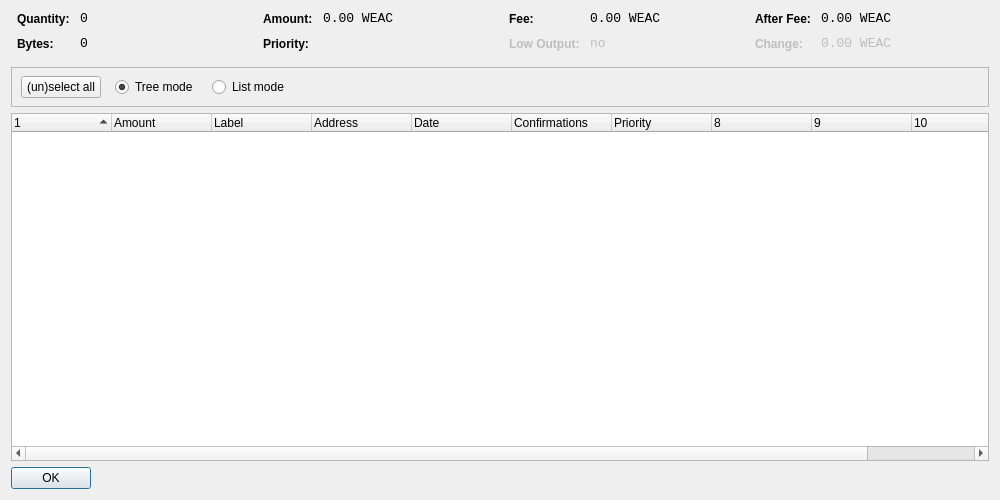
<?xml version="1.0" encoding="UTF-8"?>
<ui version="4.0">
 <class>CoinControlDialog</class>
 <widget class="QDialog" name="CoinControlDialog">
  <property name="geometry">
   <rect>
    <x>0</x>
    <y>0</y>
    <width>1000</width>
    <height>500</height>
   </rect>
  </property>
  <property name="windowTitle">
   <string>Coin Control</string>
  </property>
  <layout class="QVBoxLayout" name="verticalLayout">
   <item>
    <layout class="QHBoxLayout" name="horizontalLayoutTop" stretch="0,0,0,0">
     <property name="topMargin">
      <number>0</number>
     </property>
     <property name="bottomMargin">
      <number>10</number>
     </property>
     <item>
      <layout class="QFormLayout" name="formLayoutCoinControl1">
       <property name="horizontalSpacing">
        <number>10</number>
       </property>
       <property name="verticalSpacing">
        <number>10</number>
       </property>
       <property name="leftMargin">
        <number>6</number>
       </property>
       <property name="rightMargin">
        <number>6</number>
       </property>
       <item row="0" column="0">
        <widget class="QLabel" name="labelCoinControlQuantityText">
         <property name="styleSheet">
          <string notr="true">font-weight:bold;</string>
         </property>
         <property name="text">
          <string>Quantity:</string>
         </property>
        </widget>
       </item>
       <item row="0" column="1">
        <widget class="QLabel" name="labelCoinControlQuantity">
         <property name="font">
          <font>
           <family>Monospace</family>
           <pointsize>10</pointsize>
          </font>
         </property>
         <property name="cursor">
          <cursorShape>IBeamCursor</cursorShape>
         </property>
         <property name="contextMenuPolicy">
          <enum>Qt::ActionsContextMenu</enum>
         </property>
         <property name="text">
          <string notr="true">0</string>
         </property>
         <property name="textInteractionFlags">
          <set>Qt::LinksAccessibleByMouse|Qt::TextSelectableByKeyboard|Qt::TextSelectableByMouse</set>
         </property>
        </widget>
       </item>
       <item row="1" column="0">
        <widget class="QLabel" name="labelCoinControlBytesText">
         <property name="styleSheet">
          <string notr="true">font-weight:bold;</string>
         </property>
         <property name="text">
          <string>Bytes:</string>
         </property>
        </widget>
       </item>
       <item row="1" column="1">
        <widget class="QLabel" name="labelCoinControlBytes">
         <property name="font">
          <font>
           <family>Monospace</family>
           <pointsize>10</pointsize>
          </font>
         </property>
         <property name="cursor">
          <cursorShape>IBeamCursor</cursorShape>
         </property>
         <property name="contextMenuPolicy">
          <enum>Qt::ActionsContextMenu</enum>
         </property>
         <property name="text">
          <string notr="true">0</string>
         </property>
         <property name="textInteractionFlags">
          <set>Qt::LinksAccessibleByMouse|Qt::TextSelectableByKeyboard|Qt::TextSelectableByMouse</set>
         </property>
        </widget>
       </item>
      </layout>
     </item>
     <item>
      <layout class="QFormLayout" name="formLayoutCoinControl2">
       <property name="horizontalSpacing">
        <number>10</number>
       </property>
       <property name="verticalSpacing">
        <number>10</number>
       </property>
       <property name="leftMargin">
        <number>6</number>
       </property>
       <property name="rightMargin">
        <number>6</number>
       </property>
       <item row="0" column="0">
        <widget class="QLabel" name="labelCoinControlAmountText">
         <property name="styleSheet">
          <string notr="true">font-weight:bold;</string>
         </property>
         <property name="text">
          <string>Amount:</string>
         </property>
        </widget>
       </item>
       <item row="0" column="1">
        <widget class="QLabel" name="labelCoinControlAmount">
         <property name="font">
          <font>
           <family>Monospace</family>
           <pointsize>10</pointsize>
          </font>
         </property>
         <property name="cursor">
          <cursorShape>IBeamCursor</cursorShape>
         </property>
         <property name="contextMenuPolicy">
          <enum>Qt::ActionsContextMenu</enum>
         </property>
         <property name="text">
          <string notr="true">0.00 WEAC</string>
         </property>
         <property name="textInteractionFlags">
          <set>Qt::LinksAccessibleByMouse|Qt::TextSelectableByKeyboard|Qt::TextSelectableByMouse</set>
         </property>
        </widget>
       </item>
       <item row="1" column="0">
        <widget class="QLabel" name="labelCoinControlPriorityText">
         <property name="styleSheet">
          <string notr="true">font-weight:bold;</string>
         </property>
         <property name="text">
          <string>Priority:</string>
         </property>
        </widget>
       </item>
       <item row="1" column="1">
        <widget class="QLabel" name="labelCoinControlPriority">
         <property name="font">
          <font>
           <family>Monospace</family>
           <pointsize>10</pointsize>
          </font>
         </property>
         <property name="cursor">
          <cursorShape>IBeamCursor</cursorShape>
         </property>
         <property name="contextMenuPolicy">
          <enum>Qt::ActionsContextMenu</enum>
         </property>
         <property name="text">
          <string/>
         </property>
         <property name="textInteractionFlags">
          <set>Qt::LinksAccessibleByMouse|Qt::TextSelectableByKeyboard|Qt::TextSelectableByMouse</set>
         </property>
        </widget>
       </item>
      </layout>
     </item>
     <item>
      <layout class="QFormLayout" name="formLayoutCoinControl3">
       <property name="horizontalSpacing">
        <number>10</number>
       </property>
       <property name="verticalSpacing">
        <number>10</number>
       </property>
       <property name="leftMargin">
        <number>6</number>
       </property>
       <property name="rightMargin">
        <number>6</number>
       </property>
       <item row="0" column="0">
        <widget class="QLabel" name="labelCoinControlFeeText">
         <property name="styleSheet">
          <string notr="true">font-weight:bold;</string>
         </property>
         <property name="text">
          <string>Fee:</string>
         </property>
        </widget>
       </item>
       <item row="0" column="1">
        <widget class="QLabel" name="labelCoinControlFee">
         <property name="font">
          <font>
           <family>Monospace</family>
           <pointsize>10</pointsize>
          </font>
         </property>
         <property name="cursor">
          <cursorShape>IBeamCursor</cursorShape>
         </property>
         <property name="contextMenuPolicy">
          <enum>Qt::ActionsContextMenu</enum>
         </property>
         <property name="text">
          <string notr="true">0.00 WEAC</string>
         </property>
         <property name="textInteractionFlags">
          <set>Qt::LinksAccessibleByMouse|Qt::TextSelectableByKeyboard|Qt::TextSelectableByMouse</set>
         </property>
        </widget>
       </item>
       <item row="1" column="0">
        <widget class="QLabel" name="labelCoinControlLowOutputText">
         <property name="enabled">
          <bool>false</bool>
         </property>
         <property name="styleSheet">
          <string notr="true">font-weight:bold;</string>
         </property>
         <property name="text">
          <string>Low Output:</string>
         </property>
        </widget>
       </item>
       <item row="1" column="1">
        <widget class="QLabel" name="labelCoinControlLowOutput">
         <property name="enabled">
          <bool>false</bool>
         </property>
         <property name="font">
          <font>
           <family>Monospace</family>
           <pointsize>10</pointsize>
          </font>
         </property>
         <property name="cursor">
          <cursorShape>IBeamCursor</cursorShape>
         </property>
         <property name="contextMenuPolicy">
          <enum>Qt::ActionsContextMenu</enum>
         </property>
         <property name="text">
          <string notr="true">no</string>
         </property>
         <property name="textInteractionFlags">
          <set>Qt::LinksAccessibleByMouse|Qt::TextSelectableByKeyboard|Qt::TextSelectableByMouse</set>
         </property>
        </widget>
       </item>
      </layout>
     </item>
     <item>
      <layout class="QFormLayout" name="formLayoutCoinControl4">
       <property name="horizontalSpacing">
        <number>10</number>
       </property>
       <property name="verticalSpacing">
        <number>10</number>
       </property>
       <property name="leftMargin">
        <number>6</number>
       </property>
       <property name="rightMargin">
        <number>6</number>
       </property>
       <item row="0" column="0">
        <widget class="QLabel" name="labelCoinControlAfterFeeText">
         <property name="styleSheet">
          <string notr="true">font-weight:bold;</string>
         </property>
         <property name="text">
          <string>After Fee:</string>
         </property>
        </widget>
       </item>
       <item row="0" column="1">
        <widget class="QLabel" name="labelCoinControlAfterFee">
         <property name="font">
          <font>
           <family>Monospace</family>
           <pointsize>10</pointsize>
          </font>
         </property>
         <property name="cursor">
          <cursorShape>IBeamCursor</cursorShape>
         </property>
         <property name="contextMenuPolicy">
          <enum>Qt::ActionsContextMenu</enum>
         </property>
         <property name="text">
          <string notr="true">0.00 WEAC</string>
         </property>
         <property name="textInteractionFlags">
          <set>Qt::LinksAccessibleByMouse|Qt::TextSelectableByKeyboard|Qt::TextSelectableByMouse</set>
         </property>
        </widget>
       </item>
       <item row="1" column="0">
        <widget class="QLabel" name="labelCoinControlChangeText">
         <property name="enabled">
          <bool>false</bool>
         </property>
         <property name="styleSheet">
          <string notr="true">font-weight:bold;</string>
         </property>
         <property name="text">
          <string>Change:</string>
         </property>
        </widget>
       </item>
       <item row="1" column="1">
        <widget class="QLabel" name="labelCoinControlChange">
         <property name="enabled">
          <bool>false</bool>
         </property>
         <property name="font">
          <font>
           <family>Monospace</family>
           <pointsize>10</pointsize>
          </font>
         </property>
         <property name="cursor">
          <cursorShape>IBeamCursor</cursorShape>
         </property>
         <property name="contextMenuPolicy">
          <enum>Qt::ActionsContextMenu</enum>
         </property>
         <property name="text">
          <string notr="true">0.00 WEAC</string>
         </property>
         <property name="textInteractionFlags">
          <set>Qt::LinksAccessibleByMouse|Qt::TextSelectableByKeyboard|Qt::TextSelectableByMouse</set>
         </property>
        </widget>
       </item>
      </layout>
     </item>
    </layout>
   </item>
   <item>
    <widget class="QFrame" name="frame">
     <property name="minimumSize">
      <size>
       <width>0</width>
       <height>40</height>
      </size>
     </property>
     <property name="frameShape">
      <enum>QFrame::StyledPanel</enum>
     </property>
     <property name="frameShadow">
      <enum>QFrame::Sunken</enum>
     </property>
     <widget class="QWidget" name="horizontalLayoutWidget">
      <property name="geometry">
       <rect>
        <x>10</x>
        <y>0</y>
        <width>781</width>
        <height>41</height>
       </rect>
      </property>
      <layout class="QHBoxLayout" name="horizontalLayoutPanel" stretch="0,0,0,0,0">
       <property name="spacing">
        <number>14</number>
       </property>
       <item>
        <widget class="QPushButton" name="pushButtonSelectAll">
         <property name="sizePolicy">
          <sizepolicy hsizetype="Maximum" vsizetype="Fixed">
           <horstretch>0</horstretch>
           <verstretch>0</verstretch>
          </sizepolicy>
         </property>
         <property name="text">
          <string>(un)select all</string>
         </property>
        </widget>
       </item>
       <item>
        <widget class="QRadioButton" name="radioTreeMode">
         <property name="sizePolicy">
          <sizepolicy hsizetype="Maximum" vsizetype="Fixed">
           <horstretch>0</horstretch>
           <verstretch>0</verstretch>
          </sizepolicy>
         </property>
         <property name="text">
          <string>Tree mode</string>
         </property>
         <property name="checked">
          <bool>true</bool>
         </property>
        </widget>
       </item>
       <item>
        <widget class="QRadioButton" name="radioListMode">
         <property name="sizePolicy">
          <sizepolicy hsizetype="Maximum" vsizetype="Fixed">
           <horstretch>0</horstretch>
           <verstretch>0</verstretch>
          </sizepolicy>
         </property>
         <property name="text">
          <string>List mode</string>
         </property>
        </widget>
       </item>
       <item>
        <spacer name="horizontalSpacer">
         <property name="orientation">
          <enum>Qt::Horizontal</enum>
         </property>
         <property name="sizeHint" stdset="0">
          <size>
           <width>40</width>
           <height>20</height>
          </size>
         </property>
        </spacer>
       </item>
      </layout>
     </widget>
    </widget>
   </item>
   <item>
    <widget class="CoinControlTreeWidget" name="treeWidget">
     <property name="contextMenuPolicy">
      <enum>Qt::CustomContextMenu</enum>
     </property>
     <property name="sortingEnabled">
      <bool>false</bool>
     </property>
     <property name="columnCount">
      <number>11</number>
     </property>
     <attribute name="headerShowSortIndicator" stdset="0">
      <bool>true</bool>
     </attribute>
     <attribute name="headerStretchLastSection">
      <bool>false</bool>
     </attribute>
     <column>
      <property name="text">
       <string/>
      </property>
     </column>
     <column>
      <property name="text">
       <string>Amount</string>
      </property>
     </column>
     <column>
      <property name="text">
       <string>Label</string>
      </property>
     </column>
     <column>
      <property name="text">
       <string>Address</string>
      </property>
     </column>
     <column>
      <property name="text">
       <string>Date</string>
      </property>
     </column>
     <column>
      <property name="text">
       <string>Confirmations</string>
      </property>
      <property name="toolTip">
       <string>Confirmed</string>
      </property>
     </column>
     <column>
      <property name="text">
       <string>Priority</string>
      </property>
     </column>
     <column>
      <property name="text">
       <string/>
      </property>
     </column>
     <column>
      <property name="text">
       <string/>
      </property>
     </column>
     <column>
      <property name="text">
       <string/>
      </property>
     </column>
     <column>
      <property name="text">
       <string/>
      </property>
     </column>
    </widget>
   </item>
   <item>
    <widget class="QDialogButtonBox" name="buttonBox">
     <property name="sizePolicy">
      <sizepolicy hsizetype="Maximum" vsizetype="Fixed">
       <horstretch>0</horstretch>
       <verstretch>0</verstretch>
      </sizepolicy>
     </property>
     <property name="orientation">
      <enum>Qt::Horizontal</enum>
     </property>
     <property name="standardButtons">
      <set>QDialogButtonBox::Ok</set>
     </property>
    </widget>
   </item>
  </layout>
 </widget>
 <customwidgets>
  <customwidget>
   <class>CoinControlTreeWidget</class>
   <extends>QTreeWidget</extends>
   <header>coincontroltreewidget.h</header>
  </customwidget>
 </customwidgets>
 <resources/>
 <connections/>
</ui>
